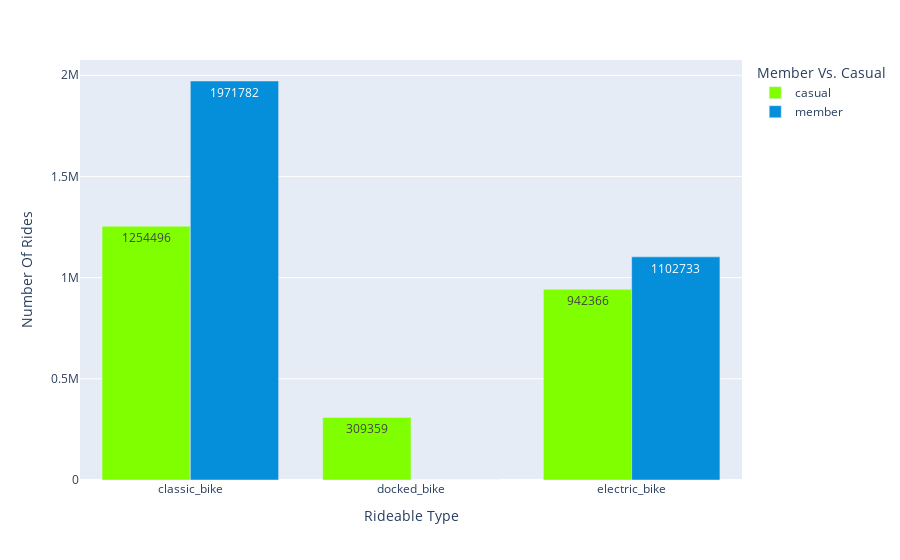

The notebook cell saved with this chart:
### Code cell
# Plotting..
px.bar(figure6, x = 'rideable_type', y = 'ride_id',
        color = 'member_casual',
        barmode='group',
        text = 'ride_id', 
        labels = {'ride_id': 'Number Of Rides', 'member_casual': 'Member Vs. Casual', 'rideable_type' : 'Rideable Type'},
        hover_name = 'member_casual', hover_data = {'member_casual': False, 'ride_length': False}, 
        color_discrete_map = {'casual': '#7FFF00', 'member': '#058ED9'})

### Figure 1 — Plotly figure (JSON) as saved in the notebook; plotly's stock layout.template omitted (floating-point values rounded to 4 significant figures)
{"data": [{"alignmentgroup": "True", "customdata": [["casual", 1254496], ["casual", 309359], ["casual", 942366]], "hovertemplate": "<b>%{hovertext}</b><br><br>Rideable Type=%{x}<br>Number Of Rides=%{text}<extra></extra>", "hovertext": ["casual", "casual", "casual"], "legendgroup": "casual", "marker": {"color": "#7FFF00", "pattern": {"shape": ""}}, "name": "casual", "offsetgroup": "casual", "orientation": "v", "showlegend": true, "text": [1254496, 309359, 942366], "textposition": "auto", "type": "bar", "x": ["classic_bike", "docked_bike", "electric_bike"], "xaxis": "x", "y": [1254496, 309359, 942366], "yaxis": "y"}, {"alignmentgroup": "True", "customdata": [["member", 1971782], ["member", 0], ["member", 1102733]], "hovertemplate": "<b>%{hovertext}</b><br><br>Rideable Type=%{x}<br>Number Of Rides=%{text}<extra></extra>", "hovertext": ["member", "member", "member"], "legendgroup": "member", "marker": {"color": "#058ED9", "pattern": {"shape": ""}}, "name": "member", "offsetgroup": "member", "orientation": "v", "showlegend": true, "text": [1971782, 0, 1102733], "textposition": "auto", "type": "bar", "x": ["classic_bike", "docked_bike", "electric_bike"], "xaxis": "x", "y": [1971782, 0, 1102733], "yaxis": "y"}], "layout": {"barmode": "group", "legend": {"title": {"text": "Member Vs. Casual"}, "tracegroupgap": 0}, "margin": {"t": 60}, "xaxis": {"anchor": "y", "domain": [0, 1], "title": {"text": "Rideable Type"}}, "yaxis": {"anchor": "x", "domain": [0, 1], "title": {"text": "Number Of Rides"}}}}
